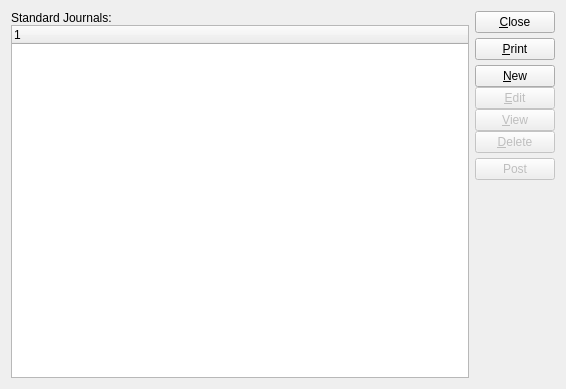
<ui version="4.0" >
 <author></author>
 <comment>This file is part of the xTuple ERP: PostBooks Edition, a free and
open source Enterprise Resource Planning software suite,
Copyright (c) 1999-2010 by OpenMFG LLC, d/b/a xTuple.
It is licensed to you under the Common Public Attribution License
version 1.0, the full text of which (including xTuple-specific Exhibits)
is available at www.xtuple.com/CPAL.  By using this software, you agree
to be bound by its terms.</comment>
 <exportmacro></exportmacro>
 <class>standardJournals</class>
 <widget class="QWidget" name="standardJournals" >
  <property name="geometry" >
   <rect>
    <x>0</x>
    <y>0</y>
    <width>566</width>
    <height>389</height>
   </rect>
  </property>
  <property name="windowTitle" >
   <string>List Standard Journals</string>
  </property>
   <layout class="QHBoxLayout" >
    <item>
     <layout class="QVBoxLayout" >
      <property name="margin" >
       <number>0</number>
      </property>
      <property name="spacing" >
       <number>0</number>
      </property>
      <item>
       <widget class="QLabel" name="_standardJournalsLit" >
        <property name="text" >
         <string>Standard Journals:</string>
        </property>
       </widget>
      </item>
      <item>
       <widget class="XTreeWidget" name="_stdjrnl" >
        <property name="sizePolicy" >
         <sizepolicy>
          <hsizetype>7</hsizetype>
          <vsizetype>7</vsizetype>
          <horstretch>0</horstretch>
          <verstretch>0</verstretch>
         </sizepolicy>
        </property>
       </widget>
      </item>
     </layout>
    </item>
    <item>
     <layout class="QVBoxLayout" >
      <property name="margin" >
       <number>0</number>
      </property>
      <property name="spacing" >
       <number>0</number>
      </property>
      <item>
       <layout class="QVBoxLayout" >
        <property name="margin" >
         <number>0</number>
        </property>
        <property name="spacing" >
         <number>5</number>
        </property>
        <item>
         <widget class="QPushButton" name="_close" >
          <property name="text" >
           <string>&amp;Close</string>
          </property>
         </widget>
        </item>
        <item>
         <widget class="QPushButton" name="_print" >
          <property name="text" >
           <string>&amp;Print</string>
          </property>
         </widget>
        </item>
        <item>
         <layout class="QVBoxLayout" >
          <property name="margin" >
           <number>0</number>
          </property>
          <property name="spacing" >
           <number>0</number>
          </property>
          <item>
           <widget class="QPushButton" name="_new" >
            <property name="text" >
             <string>&amp;New</string>
            </property>
           </widget>
          </item>
          <item>
           <widget class="QPushButton" name="_edit" >
            <property name="enabled" >
             <bool>false</bool>
            </property>
            <property name="text" >
             <string>&amp;Edit</string>
            </property>
           </widget>
          </item>
          <item>
           <widget class="QPushButton" name="_view" >
            <property name="enabled" >
             <bool>false</bool>
            </property>
            <property name="text" >
             <string>&amp;View</string>
            </property>
           </widget>
          </item>
          <item>
           <widget class="QPushButton" name="_delete" >
            <property name="enabled" >
             <bool>false</bool>
            </property>
            <property name="text" >
             <string>&amp;Delete</string>
            </property>
           </widget>
          </item>
         </layout>
        </item>
        <item>
         <widget class="QPushButton" name="_post" >
          <property name="enabled" >
           <bool>false</bool>
          </property>
          <property name="text" >
           <string>Post</string>
          </property>
         </widget>
        </item>
       </layout>
      </item>
      <item>
       <spacer>
        <property name="orientation" >
         <enum>Qt::Vertical</enum>
        </property>
        <property name="sizeType" >
         <enum>QSizePolicy::Expanding</enum>
        </property>
        <property name="sizeHint" >
         <size>
          <width>20</width>
          <height>159</height>
         </size>
        </property>
       </spacer>
      </item>
     </layout>
    </item>
   </layout>
 </widget>
 <layoutdefault spacing="6" margin="11" />
 <pixmapfunction>qPixmapFromMimeSource</pixmapfunction>
 <customwidgets>
  <customwidget>
   <class>XTreeWidget</class>
   <extends>QTreeWidget</extends>
   <header>xtreewidget.h</header>
   <container>0</container>
   <pixmap></pixmap>
  </customwidget>
 </customwidgets>
 <tabstops>
  <tabstop>_stdjrnl</tabstop>
  <tabstop>_new</tabstop>
  <tabstop>_edit</tabstop>
  <tabstop>_view</tabstop>
  <tabstop>_delete</tabstop>
  <tabstop>_post</tabstop>
  <tabstop>_print</tabstop>
  <tabstop>_close</tabstop>
 </tabstops>
 <includes/>
 <resources/>
 <connections>
  <connection>
   <sender>_close</sender>
   <signal>clicked()</signal>
   <receiver>standardJournals</receiver>
   <slot>close()</slot>
   <hints>
    <hint type="sourcelabel" >
     <x>20</x>
     <y>20</y>
    </hint>
    <hint type="destinationlabel" >
     <x>20</x>
     <y>20</y>
    </hint>
   </hints>
  </connection>
  <connection>
   <sender>_stdjrnl</sender>
   <signal>valid(bool)</signal>
   <receiver>_view</receiver>
   <slot>setEnabled(bool)</slot>
   <hints>
    <hint type="sourcelabel" >
     <x>20</x>
     <y>20</y>
    </hint>
    <hint type="destinationlabel" >
     <x>20</x>
     <y>20</y>
    </hint>
   </hints>
  </connection>
 </connections>
</ui>
